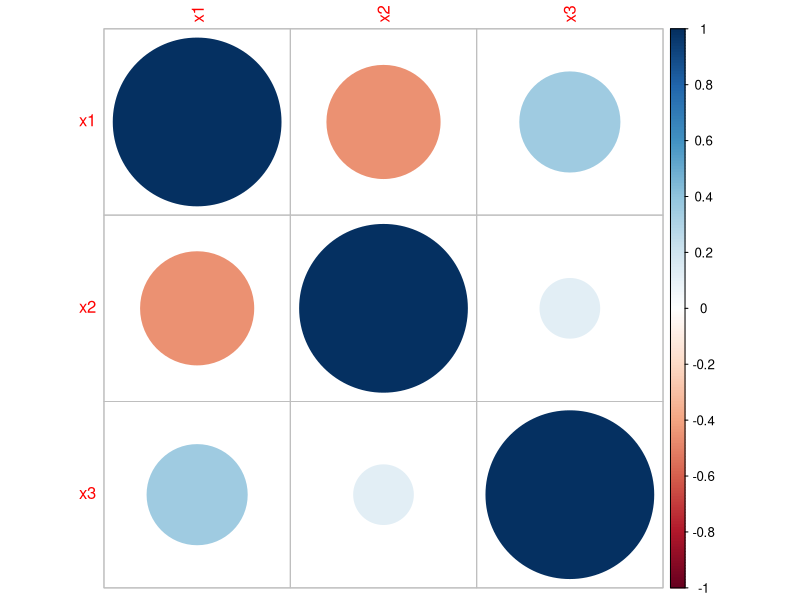
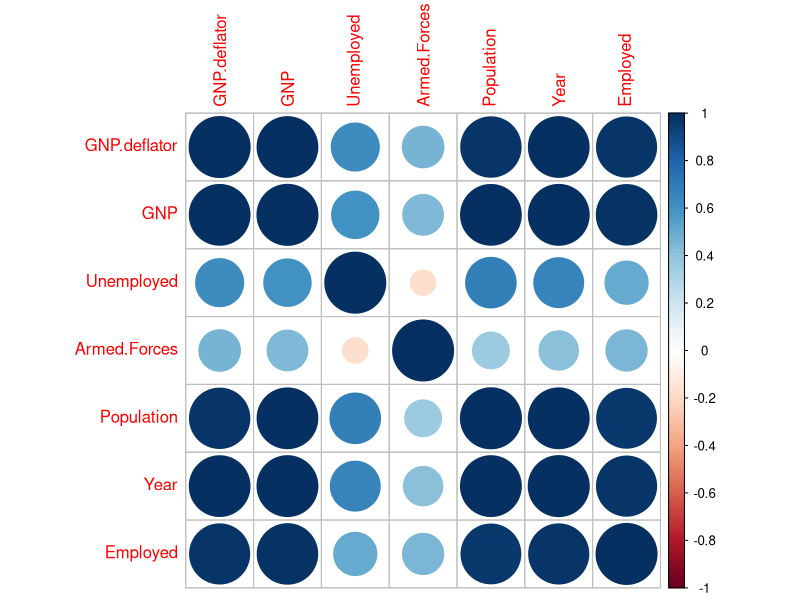
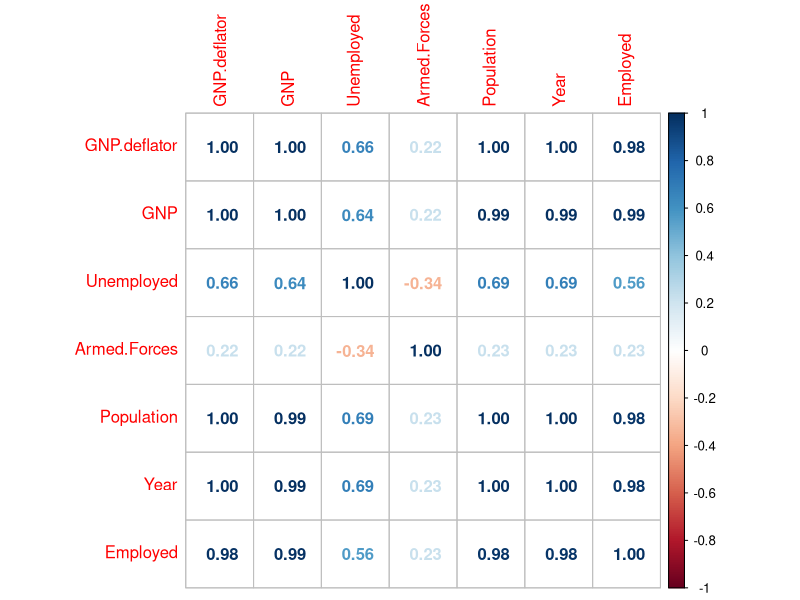
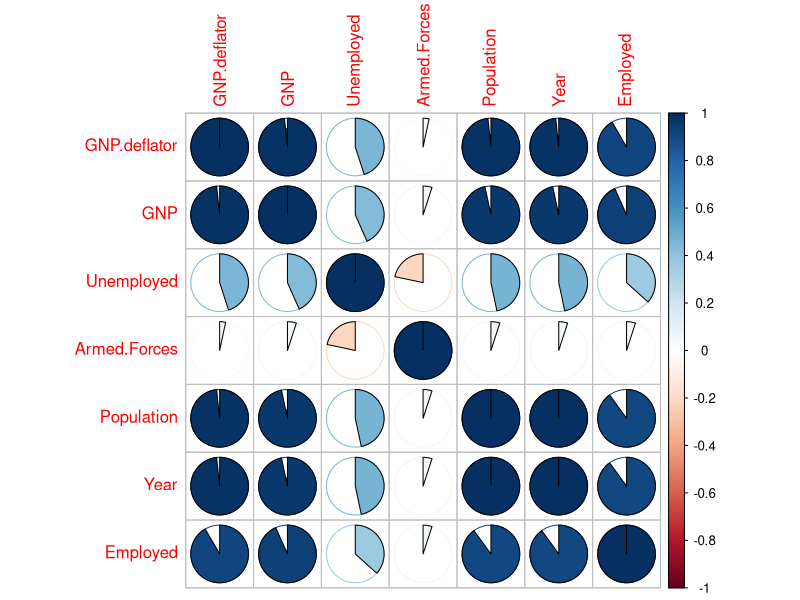

Generate these figures, in order, with R:
# 协方差矩阵
# 如果两个变量的变化趋势一致，也就是说如果其中一个大于自身的期望值，另外一个也大于自身的期望值，那么两个变量之间的协方差就是正值。
# 如果两个变量的变化趋势相反，即其中一个大于自身的期望值，另外一个却小于自身的期望值，那么两个变量之间的协方差就是负值。
# cov(x,y) = 0 说明两者之间相互独立

require(corrplot)

x1 <- c(65,70,70,69,66,67,68,72,66,68)
x2 <- c(45,45,48,46,50,46,47,43,47,48)
x3 <- c(27.6 ,30.7,31.8,32.6,31,31.3,37,33.6,33.1,34.2)
# 此时test_data 有3个样本总体，此时算彼此之间的协方差情况
test_data <- cbind(x1, x2, x3)
test_data

# var 方差函数，也可以计算出协方差矩阵。
# cov(x,x) = var(x)
# cov(x,y) = cov(y,x)
var(test_data)
cov(test_data)

# cor 相关新系数
cor_t <- cor(test_data)
symnum(cor_t)
corrplot(cor_t, method = "circle")

# 使用longley数据集来测试cor
# Longley数据集来自J．W．Longley（1967）发表在JASA上的一篇论文，是强共线性的宏观经济数据,
# 包含GNP deflator(GNP平减指数)、GNP(国民生产总值)、Unemployed(失业率)、ArmedForces(武装力量)、
# Population(人口)、year(年份)，Emlpoyed(就业率)。
# LongLey数据集因存在严重的多重共线性问题，在早期经常用来检验各种算法或计算机的计算精度。

(clp <- cor(longley, method = "pearson"))
(cls <- cor(longley, method = "spearman"))
(clk <- cor(longley, method = "kendall"))

corrplot(clp, method = "circle")
corrplot(cls, method = "number")
corrplot(clk, method = "pie")




